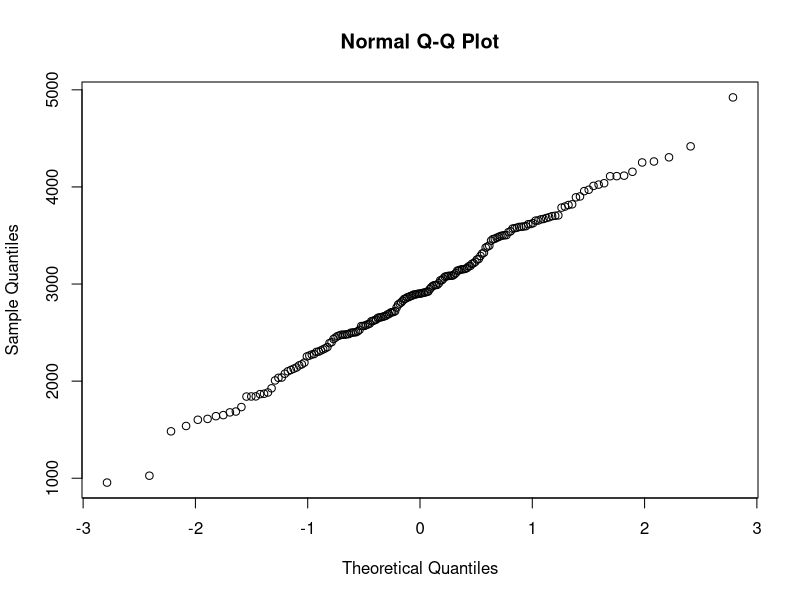
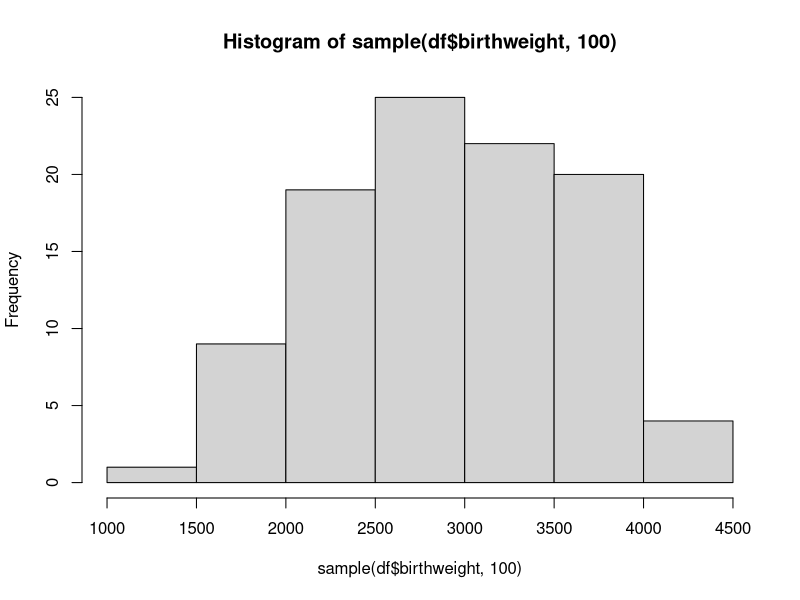

These figures' R source, in order:
## ---- chunk 1
knitr::opts_chunk$set(echo = TRUE)
## ---- chunk 2
  options(digits=4)
## ---- chunk 3
  df <- read.csv('Data/birthweight.txt')
  shapiro.test(df$birthweight)[2]
  qqnorm(df$birthweight)
## ---- chunk 4
  options(digits=8)
## ---- chunk 5
  n = nrow(df)
  mu = mean(df$birthweight)
  s = sd(df$birthweight)
  z_98p = 2.05 # value from z score table for 98th percentile
  m = z_98p*s/sqrt(n) # m = 1.96s/sqrt(n)
  bounded_CI = c(mu - m, mu + m); bounded_CI #bounded 96% CI for mu
## ---- chunk 6
  options(digits=6)
## ---- chunk 7
get_m = function(n) {
  s = sd(df$birthweight)
  z_98p = 2.05 # value from z score table for 98th percentile
  m = z_98p*s/sqrt(n)
  
  return(m)
}

for (sample_size in 1:1000) {
  lower_bound = mu - get_m(sample_size)
  upper_bound = mu + get_m(sample_size)
  CI_length = upper_bound - lower_bound
  if (CI_length <= 100) {
    break
  }
}
sample_size

# bootstrap 96%-CI:
B = 1000
Tstar = 1:B
for (i in 1:B){
  Xstar = sample(df$birthweight, replace=TRUE)
  Tstar[i] = mean(Xstar)
}
Tstar20 = quantile(Tstar, 0.020)
Tstar980 = quantile(Tstar, 0.980)
sum(Tstar<Tstar20)

bootstrap_CI = c(2*mu-Tstar980,2*mu-Tstar20)
bootstrap_CI
## ---- chunk 8
# H0 mean <= 2800
t.test(df$birthweight, mu=2800, alt="g")
# p value 0.01357 means that H0 has to be rejected in favor of h1
# which means that true mean is greater than 2800

# sign test
binom.test(sum(df$birthweight > 2800), length(df$birthweight), alt='l')[3]

## ---- chunk 9
# power of t-test and sign test
B = 1000
psign = numeric(B)
pttest = numeric(B)
n = 50
for(i in 1:B) {
  x = sample(df$birthweight, n)
  psign[i] = binom.test(sum(x>2800), n, alt='g')[[3]]
  pttest[i] = t.test(x, mu=2800, alt='g')[[3]]
}
power_sign = sum(psign<0.05)/B
power_ttest = sum(pttest<0.05)/B
c(power_sign, power_ttest)
# t-test power (probability of rejecting H0) is bigger, because t-test works better for normal data
hist(sample(df$birthweight, 100))
## ---- chunk 10
n = 100
p_lower = 0.25
sample_probabilities = numeric(n)
for(i in 1:n){
  x = sample(df$birthweight, n)
  sample_probabilities[i] = sum(x < 2600)/n
}
s = sd(sample_probabilities)
p_estimate = mean(sample_probabilities)
# Using asymptotic normality, the expert computed the left end  =0.25
# of the confidence interval for p
# so we know that p_l = p_estimate - m = 0.25
# we also know that m = z_alpha * s/sqrt(n) and m = p_estimate - 0.25
m = p_estimate - p_lower
p_upper = p_estimate + m
c(p_lower, p_estimate, p_upper)
## ---- chunk 11
p_val = numeric(100)
for(i in 1:100) {
  males_u2600 = 34
  females_u2600 = 28
  males_a2600 = 61
  females_a2600 = 65
  under_2600 = df$birthweight[df$birthweight < 2600]
  above_2600 = df$birthweight[df$birthweight > 2600]
  under_2600
  samples_males_u2600_i = sample(1:length(under_2600), males_u2600)
  samples_males_u2600 = under_2600[samples_males_u2600_i]
  samples_females_u2600 = under_2600[-samples_males_u2600_i]
  samples_males_a2600_i = sample(1:length(above_2600), males_a2600)
  samples_males_a2600 = above_2600[samples_males_a2600_i]
  samples_females_a2600 = above_2600[-samples_males_a2600_i]
  
  samples_males = c(samples_males_a2600, samples_males_u2600)
  samples_females = c(samples_females_a2600, samples_females_u2600)
  p_val[i] = t.test(samples_males, samples_females)[[3]]
}
mean(p_val)
